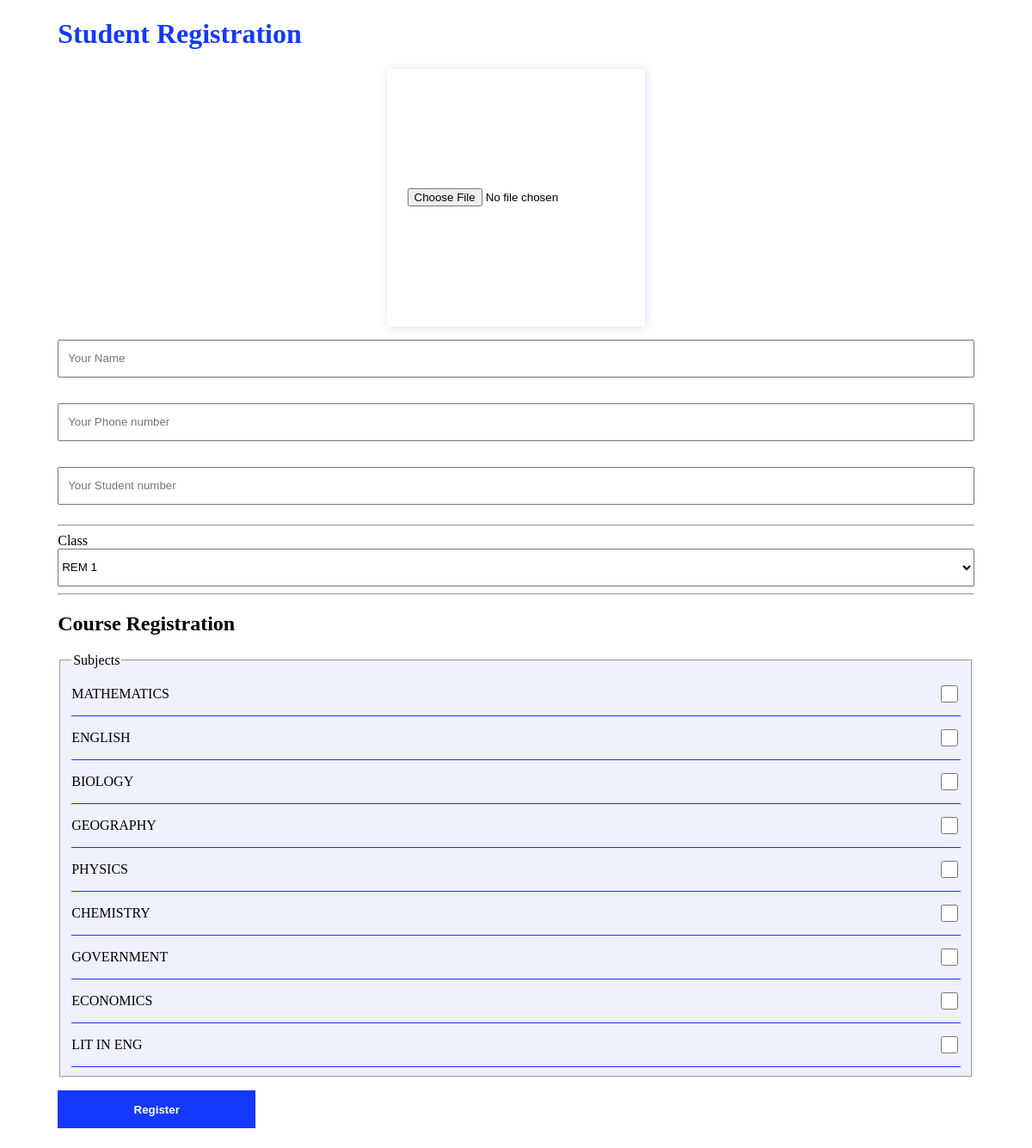
Screenshot of /register/ with the database file from the repository.
### authenticator/models.py (models this page shows, shortened)
class Subject(models.Model):
    name = models.CharField(max_length=255, unique=True)

### authenticator/views.py (the view)
# urls.py: path('register/', views.registration, name="register"),
def registration(request):
    all_subjects = Subject.objects.all()
    if request.method == "POST":
        photo = request.FILES.get('photo')  # Use FILES to get uploaded files
        compressed_photo = compress_image(photo)
        compressed_photo_file = ContentFile(compressed_photo.getvalue())
        name = request.POST['name']
        phone = request.POST['phone']
        form = request.POST['form']
        number = request.POST['number']
        selected_subjects = request.POST.getlist('subjects')
        student = Student.objects.create(  # Corrected 'object' to 'objects'
            name=name,
            photo=compressed_photo_file,
            phone=phone,
            form=form,
            student_no=number
        )
        student.registered_subject.set(selected_subjects)
        return redirect('success')  # Redirect to a success page (assuming you have a URL pattern named 'success')
    else:
        context = {
            'all_subjects': all_subjects
        }
    return render(request, 'authenticator/register.html', context)

### authenticator/templates/authenticator/register.html (shortened to what this page needs)
{% load static %}
<!DOCTYPE html>
<html lang="en">
<head>
    <link type="text/css" href="{% static 'styles/style.css' %}" rel="stylesheet" />
</head>
<body>
    <div id="main">
    <h1>Student Registration</h1>
    <form method="POST" enctype="multipart/form-data" action="{% url 'register' %}">
        <div class="photoframe">
            <input type="file" name="photo" id="id_photo" required>
        </div>
        <input type="text" placeholder="Your Name" name="name" required/>
        <input type="text" placeholder="Your Phone number" name="phone" required/>
        <input type="text" placeholder="Your Student number" name="number" required/>
        <hr/>
        <label>Class</label><br/>
        <select name="form">
            <option value="REM 1">REM 1</option>
        </select>
        <hr/>
        <h2>Course Registration</h2>
        <fieldset>
            <legend>Subjects</legend>
            {% for subject in all_subjects %}
            <div class="course-box">
                <p>{{ subject.name }}</p>
                <input type="checkbox" name="subjects" value="{{ subject.pk }}"/>
            </div>
            {% endfor %}
        </fieldset>
        <button>Register</button>
    </form>
    </div>
</body>
</html>

### static/styles/style.css (style rules this page uses)
:root { --bgcolor: #f0fbff; --prycolor: #1438fe; }
body { background-color: vr(--bgcolor); }
h1 { color: var(--prycolor); }
input[type="text"], input[type="password"], input[type="search"], button { width: 100%; height: 44px; margin: 15px auto; padding: 10px; box-sizing: border-box; }
button { width: 230px; border: none; background-color:var(--prycolor); color: white; cursor: pointer; font-weight: bold; transition: all 200ms ease-in; }
#main { width: 90%; margin: auto; }
fieldset { background-color: #1437fe11; }
.course-box { width: 100%; display: flex; justify-content: space-between; align-items: center; border-bottom: 1px solid #1438fe }
.photoframe { width: 300px; height: 300px; display: block; margin: auto; padding: 40px; box-sizing: border-box; display: flex; justify-content: center; align-items: center; cursor: pointer; box-shadow: 1px 1px 10px rgba(0, 0, 255, 0.135); }
input[type="checkbox"] { width: 20px; height: 20px; }
select { width: 100%; height: 44px; }

### rows the page displays
Subject: name "MATHEMATICS"
Subject: name "ENGLISH"
Subject: name "BIOLOGY"
Subject: name "GEOGRAPHY"
Subject: name "PHYSICS"
Subject: name "CHEMISTRY"
Subject: name "GOVERNMENT"
Subject: name "ECONOMICS"
Subject: name "LIT IN ENG"
